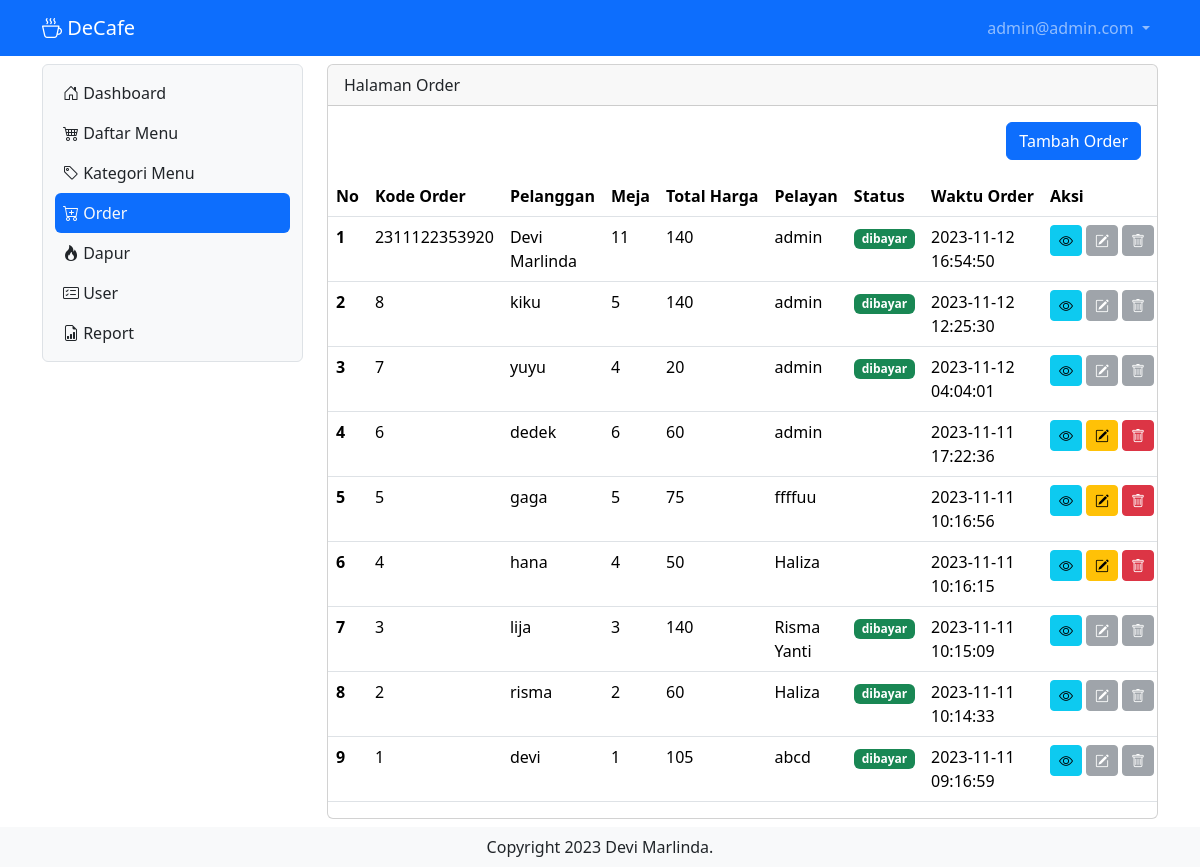
The app's page /order (signed in), older data.
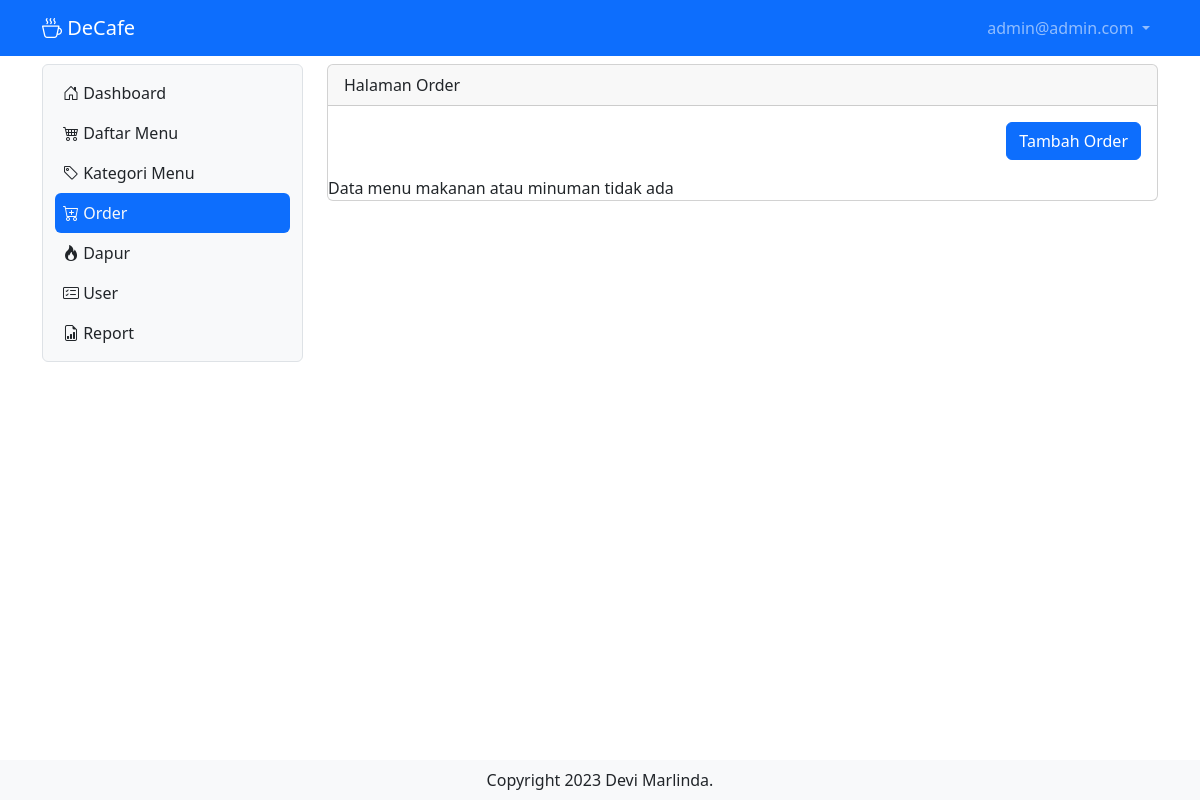
The same page, newer data.
### tables this page shows
CREATE TABLE IF NOT EXISTS `tb_order` (
  `id_order` bigint NOT NULL AUTO_INCREMENT,
  `pelanggan` varchar(200) DEFAULT NULL,
  `meja` int DEFAULT NULL,
  `pelayan` int DEFAULT NULL,
  `waktu_order` timestamp NULL DEFAULT CURRENT_TIMESTAMP,
  PRIMARY KEY (`id_order`),
  KEY `pelayan` (`pelayan`),
  CONSTRAINT `FK_tb_order_tb_user` FOREIGN KEY (`pelayan`) REFERENCES `tb_user` (`id`) ON DELETE RESTRICT ON UPDATE CASCADE
);

CREATE TABLE IF NOT EXISTS `tb_user` (
  `id` int NOT NULL AUTO_INCREMENT,
  `nama` varchar(200) DEFAULT NULL,
  `username` varchar(200) DEFAULT NULL,
  `password` varchar(200) DEFAULT NULL,
  `level` int DEFAULT NULL,
  `nohp` varchar(15) DEFAULT NULL,
  `alamat` varchar(300) DEFAULT NULL,
  PRIMARY KEY (`id`) USING BTREE
);

### order.php (the view, shortened to what this page needs)
<?php
include "proses/connect.php";
$query = mysqli_query($conn, "SELECT tb_order.*,tb_bayar.*,nama, SUM(harga*jumlah) AS harganya FROM tb_order
    LEFT JOIN tb_user ON tb_user.id = tb_order.pelayan
    LEFT JOIN tb_list_order ON tb_list_order.kode_order = tb_order.id_order
    LEFT JOIN tb_daftar_menu ON tb_daftar_menu.id = tb_list_order.menu
    LEFT JOIN tb_bayar ON tb_bayar.id_bayar = tb_order.id_order
    GROUP BY id_order ORDER BY waktu_order DESC");
while ($record = mysqli_fetch_array($query)) {
    $result[] = $record;
}
?>
<div class="col-lg-9 mt-2">
    <div class="card">
        <div class="card-header">
            Halaman Order
        </div>
        <div class="card-body">
            <div class="row">
                <div class="col d-flex justify-content-end">
                    <button class="btn btn-primary" data-bs-toggle="modal" data-bs-target="#ModalTambahUser"> Tambah Order</button>
                </div>
            </div>
        </div>
        <?php
        if (empty($result)) {
            echo "Data menu makanan atau minuman tidak ada";
        } else {
        ?>
            <div class="table-responsive">
                <table class="table table-hover">
                    <thead>
                        <tr class="text-nowrap">
                            <th scope="col">No</th>
                            <th scope="col">Kode Order</th>
                            <th scope="col">Pelanggan</th>
                            <th scope="col">Meja</th>
                            <th scope="col">Total Harga</th>
                            <th scope="col">Pelayan</th>
                            <th scope="col">Status</th>
                            <th scope="col">Waktu Order</th>
                            <th scope="col">Aksi</th>
                        </tr>
                    </thead>
                    <tbody>
                        <?php
                        $no = 1;
                        foreach ($result as $row) {
                        ?>
                            <tr>
                                <th scope="row"><?php echo $no++ ?></th>
                                <td>
                                    <?php echo $row['id_order'] ?>
                                </td>
                         </div>
                                 <td>
                                     <?php echo $row['pelanggan'] ?>
                                </td>
                                <td>
                                    <?php echo $row['meja'] ?>
                                </td>
                                <td>
                                    <?php echo number_format((int)$row['harganya'], 0, ',', '.') ?>
                                </td>
                                <td>
                                    <?php echo $row['nama'] ?>
                                </td>
                                <td>
                                    <?php echo (!empty($row['id_bayar'])) ? "<span class='badge text-bg-success'>dibayar</span>" : " "; ?>
                                </td>
                                <td>
                                    <?php echo $row['waktu_order'] ?>
                                </td>
                                <td>
                            <div class="d-flex">
                                <a class="btn btn-info btn-sm me-1" href="./?x=orderitem&order=<?php echo $row['id_order'] . "&meja=" . $row['meja'] . "&pelanggan=" . $row['pelanggan'] ?>"><i class="bi bi-eye"></i></a>
                                <button class=" <?php echo (!empty($row['id_bayar'])) ? " btn btn-secondary btn-sm me-1 disabled " : "btn btn-warning btn-sm me-1"; ?>" data-bs-toggle="modal" data-bs-target="#ModalEdit<?php echo $row['id_order'] ?>"><i class="bi bi-pencil-square"></i></button>
                                <button class="<?php echo (!empty($row['id_bayar'])) ? " btn btn-secondary btn-sm me-1 disabled " : "btn btn-danger btn-sm me-1"; ?>" data-bs-toggle="modal" data-bs-target="#ModalDelete<?php echo $row['id_order'] ?>"><i class="bi bi-trash"></i></button>
                            </div>
                        </td>
                        </tr>
                    <?php
                                    }
                    ?>
            <?php
                    }
            ?>
            </div>
            </div>
            </div>

Row changes from the older to the newer data that the page shows:
removed tb_order: id_order "2311122353920", pelanggan "Devi Marlinda", meja "11", harganya "140", pelayan.nama "admin", shows "dibayar", waktu_order "2023-11-12 16:54:50"
removed tb_order: id_order "8", pelanggan "kiku", meja "5", harganya "140", pelayan.nama "admin", shows "dibayar", waktu_order "2023-11-12 12:25:30"
removed tb_order: id_order "7", pelanggan "yuyu", meja "4", harganya "20", pelayan.nama "admin", shows "dibayar", waktu_order "2023-11-12 04:04:01"
removed tb_order: id_order "6", pelanggan "dedek", meja "6", harganya "60", pelayan.nama "admin", waktu_order "2023-11-11 17:22:36"
removed tb_order: id_order "5", pelanggan "gaga", meja "5", harganya "75", pelayan.nama "ffffuu", waktu_order "2023-11-11 10:16:56"
removed tb_order: id_order "4", pelanggan "hana", meja "4", harganya "50", pelayan.nama "Haliza", waktu_order "2023-11-11 10:16:15"
removed tb_order: id_order "3", pelanggan "lija", meja "3", harganya "140", pelayan.nama "Risma Yanti", shows "dibayar", waktu_order "2023-11-11 10:15:09"
removed tb_order: id_order "2", pelanggan "risma", meja "2", harganya "60", pelayan.nama "Haliza", shows "dibayar", waktu_order "2023-11-11 10:14:33"
removed tb_order: id_order "1", pelanggan "devi", meja "1", harganya "105", pelayan.nama "abcd", shows "dibayar", waktu_order "2023-11-11 09:16:59"
Text that changed along with them:
text no longer shown: "No Kode Order Pelanggan Meja Total Harga Pelayan Status Waktu Order Aksi"
text now shown: "Data menu makanan atau minuman tidak ada"
